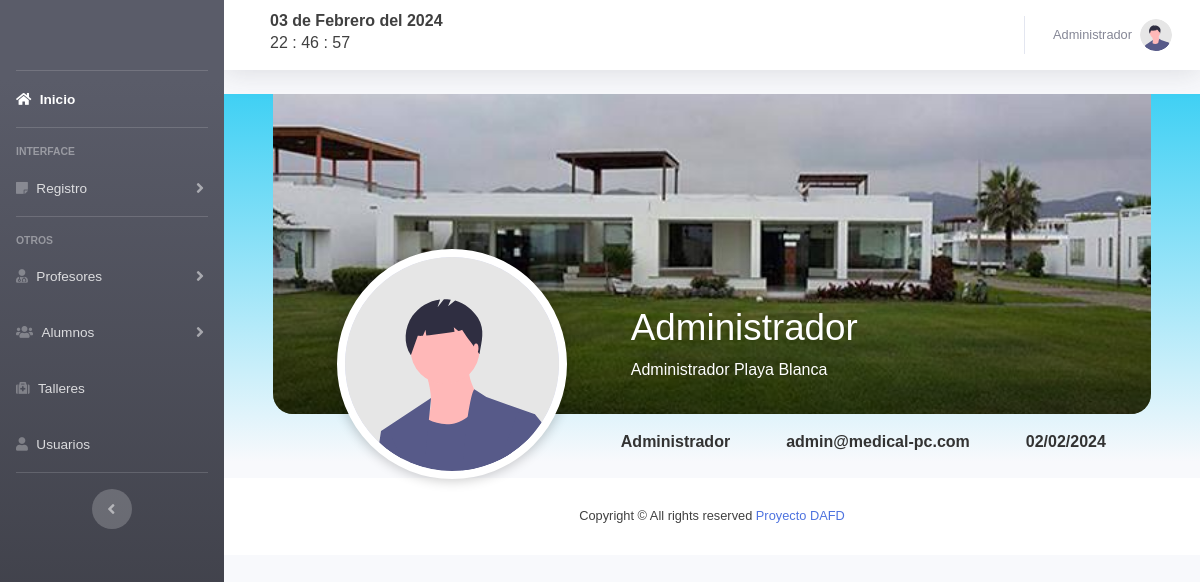
Page /views/perfil.php (signed in) on the committed database.
### tables this page shows
CREATE TABLE `user` (
  `id` int(11) DEFAULT NULL,
  `nombre` varchar(150) DEFAULT NULL,
  `correo` varchar(150) DEFAULT NULL,
  `password` varchar(150) DEFAULT NULL,
  `fecha` timestamp NOT NULL DEFAULT current_timestamp() ON UPDATE current_timestamp(),
  `rol` int(11) DEFAULT NULL
);

CREATE TABLE `roles` (
  `id` int(11) DEFAULT NULL,
  `rol` varchar(150) DEFAULT NULL
);

### views/perfil.php (the view, shortened to what this page needs)
<?php include "../includes/header.php";?>
<?php include "../includes/db.php";?>
<?php
$actualsesion = $_SESSION['nombre'];
?>
<?php
$sql = "SELECT  user.id, user.nombre, user.correo, user.password, user.fecha,
roles.rol FROM user
LEFT JOIN roles ON user.rol= roles.id  WHERE nombre ='$actualsesion'";
$usuarios = mysqli_query($conexion, $sql);
if($usuarios -> num_rows > 0){
foreach($usuarios as $key => $fila ){
?>
<tr>
</tr>
<?php
}
}
?>
<html lang="en">
<head>
    <link rel="stylesheet" href="../css/perfil.css" />
</head>
<body>
<section class="perfil-usuario">
    <div class="contenedor-perfil">
        <div class="portada-perfil" style="background-image: url('../img/logoplaya.jpeg');">
            <div class="sombra"></div>
            <div class="avatar-perfil">
                <img src="../img/undraw_profile.svg" alt="img">
            </div>
            <div class="datos-perfil">
                <h4 class="titulo-usuario"><?php echo $fila['nombre']; ?></h4>
                <p class="bio-usuario">Administrador Playa Blanca</p>
            </div>
        </div>
        <div class="menu-perfil">
            <ul>
                <li><a href="#" title=""><i class="icono-perfil fas fa-info-circle"></i><?php echo $fila['rol']; ?></a></li>
                <li><a href="#" title=""><i class="icono-perfil fas fa-grin"></i><?php echo $fila['correo']; ?></a></li>
                <li><a href="#" title=""><i class="icono-perfil fas fa-camera"></i>
<?php echo date("d/m/Y", strtotime($fila['fecha'])); ?>
                   </a></li>
            </ul>
        </div>
    </div>
</section>
</body>
</html>
<?php include "../includes/footer.php" ;?>

### css/perfil.css (style rules this page uses)
html { -webkit-text-size-adjust: 100%; -ms-text-size-adjust: 100%; text-size-adjust: 100%; line-height: 1.4; }
* { margin: 0; padding: 0; -webkit-box-sizing: border-box; -moz-box-sizing: border-box; box-sizing: border-box; }
body { color: #404040; font-family: "Arial", Segoe UI, Tahoma, sans-serifl, Helvetica Neue, Helvetica; }
.perfil-usuario { background: linear-gradient(#3FD0F4, transparent); color: #333; }
.perfil-usuario .sombra { position: absolute; display: block; background: linear-gradient(transparent,rgba(0, 0, 0, .5)); width: 100%; height: 50%; bottom: 0; left: 0; }
.perfil-usuario .portada-perfil, .perfil-usuario .sombra { border-radius: 0 0 20px 20px; }
.perfil-usuario img { width: 100%; }
.contenedor-perfil { max-width: 1024px; margin-left: auto; margin-right: auto; }
.perfil-usuario .contenedor-perfil { display: block; margin-left: auto; margin-right: auto; width: 90%; }
.perfil-usuario .portada-perfil { display: block; background-size: cover; background-position: center; background-repeat: no-repeat; position: relative; height: 20rem; margin-bottom: .5rem; }
.perfil-usuario .avatar-perfil { display: block; width: 230px; height: 230px; background-color: #D9DCF1; position: absolute; bottom: -65px; left: 4rem; border-radius: 50%; overflow: hidden; border: 8px solid #FFFFFF; box-shadow: 0 0 12px 2px rgba(0, 0, 0, .2); }
.perfil-usuario .datos-perfil { position: absolute; display: block; width: calc(100% - 230px - 8rem); right: 0; bottom: 0; color: #fff; text-shadow: 0 0 5px rgba(0, 0, 0, .2); padding-bottom: 1rem; padding-right: 1rem; }
.perfil-usuario .titulo-usuario { font-size: 2.3rem; white-space: nowrap; margin-bottom: .5rem; overflow: hidden; text-overflow: ellipsis; }
.perfil-usuario .bio-usuario { font-size: 1em; margin-bottom: .75rem; }
.perfil-usuario .menu-perfil ul { display: flex; list-style: none; margin-left: calc(200px + 8rem); width: calc(100% - 200px - 8rem); }
.perfil-usuario .menu-perfil ul li { margin-right: 1rem; }
.perfil-usuario .menu-perfil a { display: block; text-decoration: none; color: inherit; padding: 8px 20px; font-weight: bold; border-radius: 8px; transition: all ease-in 100ms; }

### rows in the picture
user: nombre "Administrador", roles.rol "Administrador", correo "admin@medical-pc.com", fecha "02/02/2024"

### other values in the picture
fecha() "03 de Febrero del 2024"
$_SESSION['nombre'] "Administrador"
